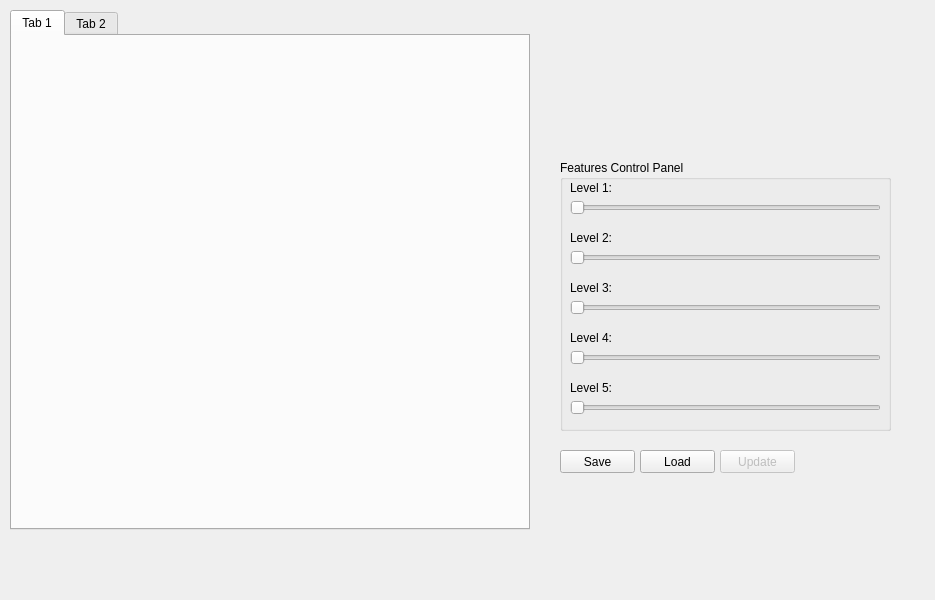
<?xml version="1.0" encoding="UTF-8"?>
<ui version="4.0">
 <class>edit_widget</class>
 <widget class="QWidget" name="edit_widget">
  <property name="geometry">
   <rect>
    <x>0</x>
    <y>0</y>
    <width>935</width>
    <height>600</height>
   </rect>
  </property>
  <property name="windowTitle">
   <string>Form</string>
  </property>
  <widget class="QGroupBox" name="groupBox_2">
   <property name="geometry">
    <rect>
     <x>560</x>
     <y>160</y>
     <width>331</width>
     <height>271</height>
    </rect>
   </property>
   <property name="title">
    <string>Features Control Panel</string>
   </property>
   <widget class="QSlider" name="level_1">
    <property name="geometry">
     <rect>
      <x>10</x>
      <y>40</y>
      <width>311</width>
      <height>16</height>
     </rect>
    </property>
    <property name="minimum">
     <number>1</number>
    </property>
    <property name="maximum">
     <number>100</number>
    </property>
    <property name="value">
     <number>1</number>
    </property>
    <property name="orientation">
     <enum>Qt::Horizontal</enum>
    </property>
   </widget>
   <widget class="QLabel" name="label_2">
    <property name="geometry">
     <rect>
      <x>10</x>
      <y>70</y>
      <width>311</width>
      <height>16</height>
     </rect>
    </property>
    <property name="text">
     <string>Level 2:</string>
    </property>
   </widget>
   <widget class="QSlider" name="level_2">
    <property name="geometry">
     <rect>
      <x>10</x>
      <y>90</y>
      <width>311</width>
      <height>16</height>
     </rect>
    </property>
    <property name="minimum">
     <number>1</number>
    </property>
    <property name="maximum">
     <number>100</number>
    </property>
    <property name="value">
     <number>1</number>
    </property>
    <property name="orientation">
     <enum>Qt::Horizontal</enum>
    </property>
   </widget>
   <widget class="QLabel" name="label_3">
    <property name="geometry">
     <rect>
      <x>10</x>
      <y>120</y>
      <width>311</width>
      <height>16</height>
     </rect>
    </property>
    <property name="text">
     <string>Level 3:</string>
    </property>
   </widget>
   <widget class="QLabel" name="label_5">
    <property name="geometry">
     <rect>
      <x>10</x>
      <y>220</y>
      <width>311</width>
      <height>16</height>
     </rect>
    </property>
    <property name="text">
     <string>Level 5:</string>
    </property>
   </widget>
   <widget class="QLabel" name="label_1">
    <property name="geometry">
     <rect>
      <x>10</x>
      <y>20</y>
      <width>311</width>
      <height>16</height>
     </rect>
    </property>
    <property name="text">
     <string>Level 1:</string>
    </property>
   </widget>
   <widget class="QSlider" name="level_5">
    <property name="geometry">
     <rect>
      <x>10</x>
      <y>240</y>
      <width>311</width>
      <height>16</height>
     </rect>
    </property>
    <property name="minimum">
     <number>1</number>
    </property>
    <property name="maximum">
     <number>100</number>
    </property>
    <property name="value">
     <number>1</number>
    </property>
    <property name="orientation">
     <enum>Qt::Horizontal</enum>
    </property>
   </widget>
   <widget class="QLabel" name="label_4">
    <property name="geometry">
     <rect>
      <x>10</x>
      <y>170</y>
      <width>311</width>
      <height>16</height>
     </rect>
    </property>
    <property name="text">
     <string>Level 4:</string>
    </property>
   </widget>
   <widget class="QSlider" name="level_3">
    <property name="geometry">
     <rect>
      <x>10</x>
      <y>140</y>
      <width>311</width>
      <height>16</height>
     </rect>
    </property>
    <property name="minimum">
     <number>1</number>
    </property>
    <property name="maximum">
     <number>100</number>
    </property>
    <property name="value">
     <number>1</number>
    </property>
    <property name="orientation">
     <enum>Qt::Horizontal</enum>
    </property>
   </widget>
   <widget class="QSlider" name="level_4">
    <property name="geometry">
     <rect>
      <x>10</x>
      <y>190</y>
      <width>311</width>
      <height>16</height>
     </rect>
    </property>
    <property name="minimum">
     <number>1</number>
    </property>
    <property name="maximum">
     <number>100</number>
    </property>
    <property name="value">
     <number>1</number>
    </property>
    <property name="orientation">
     <enum>Qt::Horizontal</enum>
    </property>
   </widget>
  </widget>
  <widget class="QPushButton" name="save_button">
   <property name="geometry">
    <rect>
     <x>560</x>
     <y>450</y>
     <width>75</width>
     <height>23</height>
    </rect>
   </property>
   <property name="text">
    <string>Save</string>
   </property>
  </widget>
  <widget class="QPushButton" name="load_button">
   <property name="geometry">
    <rect>
     <x>640</x>
     <y>450</y>
     <width>75</width>
     <height>23</height>
    </rect>
   </property>
   <property name="text">
    <string>Load</string>
   </property>
  </widget>
  <widget class="QTabWidget" name="tabWidget">
   <property name="geometry">
    <rect>
     <x>10</x>
     <y>10</y>
     <width>520</width>
     <height>520</height>
    </rect>
   </property>
   <widget class="QWidget" name="tab">
    <attribute name="title">
     <string>Tab 1</string>
    </attribute>
   </widget>
   <widget class="QWidget" name="tab_2">
    <attribute name="title">
     <string>Tab 2</string>
    </attribute>
   </widget>
  </widget>
  <widget class="QPushButton" name="update_button">
   <property name="enabled">
    <bool>false</bool>
   </property>
   <property name="geometry">
    <rect>
     <x>720</x>
     <y>450</y>
     <width>75</width>
     <height>23</height>
    </rect>
   </property>
   <property name="text">
    <string>Update</string>
   </property>
  </widget>
 </widget>
 <resources/>
 <connections/>
</ui>
